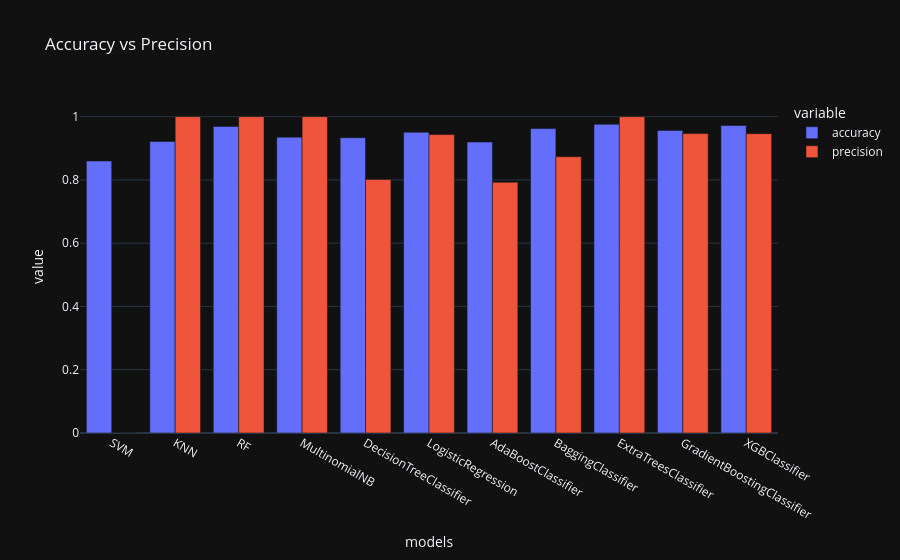

The notebook cell saved with this chart:
### Code cell
px.bar(performance_df, x='models', y=['accuracy', 'precision'], barmode='group', title='Accuracy vs Precision')

### Figure 1 — Plotly figure (JSON) as saved in the notebook; plotly's stock layout.template omitted (floating-point values rounded to 4 significant figures)
{"data": [{"alignmentgroup": "True", "hovertemplate": "variable=accuracy<br>models=%{x}<br>value=%{y}<extra></extra>", "legendgroup": "accuracy", "marker": {"color": "#636efa", "pattern": {"shape": ""}}, "name": "accuracy", "offsetgroup": "accuracy", "orientation": "v", "showlegend": true, "textposition": "auto", "x": ["SVM", "KNN", "RF", "MultinomialNB", "DecisionTreeClassifier", "LogisticRegression", "AdaBoostClassifier", "BaggingClassifier", "ExtraTreesClassifier", "GradientBoostingClassifier", "XGBClassifier"], "xaxis": "x", "y": [0.8598, 0.9217, 0.9691, 0.9352, 0.9333, 0.9507, 0.9197, 0.9623, 0.9758, 0.9565, 0.972], "yaxis": "y", "type": "bar"}, {"alignmentgroup": "True", "hovertemplate": "variable=precision<br>models=%{x}<br>value=%{y}<extra></extra>", "legendgroup": "precision", "marker": {"color": "#EF553B", "pattern": {"shape": ""}}, "name": "precision", "offsetgroup": "precision", "orientation": "v", "showlegend": true, "textposition": "auto", "x": ["SVM", "KNN", "RF", "MultinomialNB", "DecisionTreeClassifier", "LogisticRegression", "AdaBoostClassifier", "BaggingClassifier", "ExtraTreesClassifier", "GradientBoostingClassifier", "XGBClassifier"], "xaxis": "x", "y": [0.0, 1.0, 1.0, 1.0, 0.8016, 0.9434, 0.7925, 0.8732, 1.0, 0.9464, 0.9462], "yaxis": "y", "type": "bar"}], "layout": {"xaxis": {"anchor": "y", "domain": [0.0, 1.0], "title": {"text": "models"}}, "yaxis": {"anchor": "x", "domain": [0.0, 1.0], "title": {"text": "value"}}, "legend": {"title": {"text": "variable"}, "tracegroupgap": 0}, "title": {"text": "Accuracy vs Precision"}, "barmode": "group"}}
